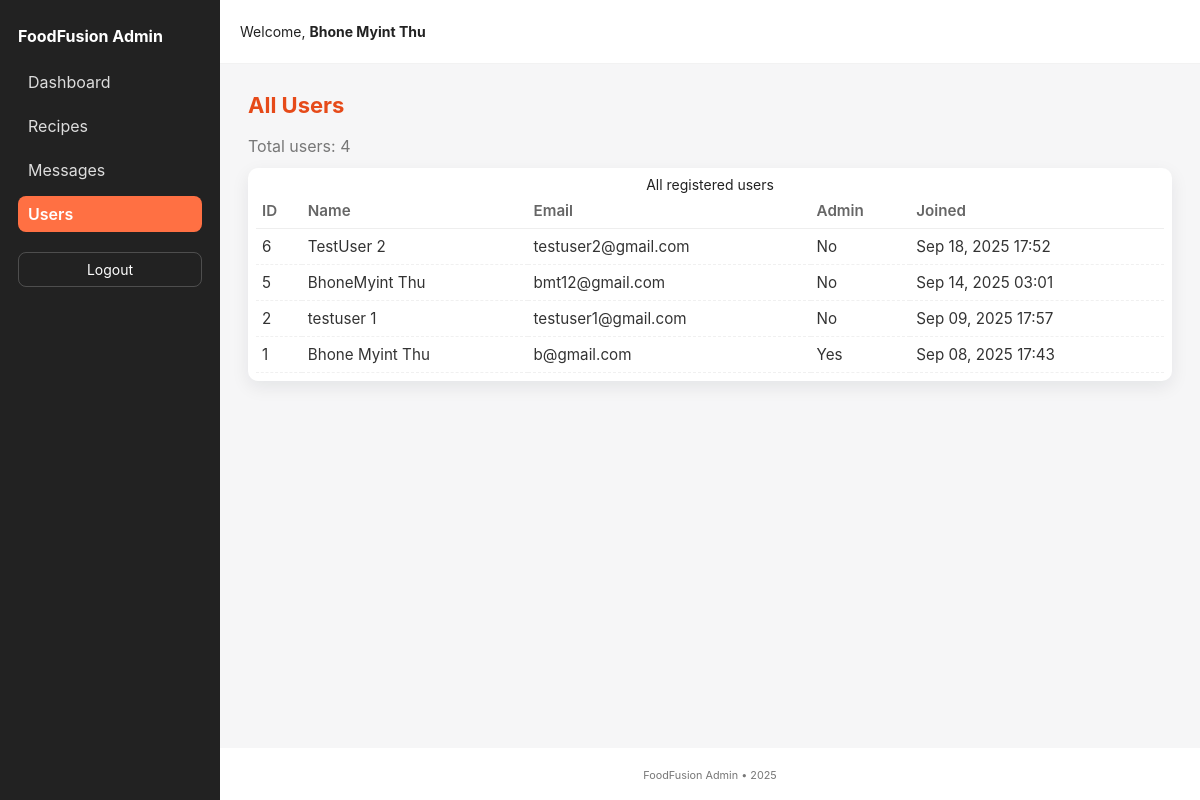
The page /admin/users.php (signed in) on the database its author committed.
### tables this page shows
CREATE TABLE `users` (
  `user_id` int(11) NOT NULL,
  `first_name` varchar(50) NOT NULL,
  `last_name` varchar(50) NOT NULL,
  `email` varchar(100) NOT NULL,
  `is_admin` tinyint(1) NOT NULL DEFAULT 0,
  `password_hash` varchar(255) NOT NULL,
  `profile_picture` varchar(255) DEFAULT 'default.png',
  `failed_attempts` int(11) DEFAULT 0,
  `lock_until` datetime DEFAULT NULL,
  `created_at` timestamp NOT NULL DEFAULT current_timestamp(),
  `updated_at` timestamp NOT NULL DEFAULT current_timestamp() ON UPDATE current_timestamp()
);

### admin/users.php (the view, shortened to what this page needs)
<?php
include '../includes/db_connect.php';
$user_id = (int)$_SESSION['user_id'];
$stmt = $conn->prepare("SELECT is_admin, first_name, last_name FROM users WHERE user_id = ?");
$stmt->bind_param("i", $user_id);
$stmt->execute();
$userRow = $stmt->get_result()->fetch_assoc();
$sql = "SELECT user_id, first_name, last_name, email, is_admin, created_at FROM users ORDER BY created_at DESC";
$result = $conn->query($sql);
function esc($s) {
    return htmlspecialchars($s ?? '', ENT_QUOTES, 'UTF-8');
}
function fmt_dt($ts) {
    $t = strtotime($ts);
    return date('M d, Y H:i', $t);
}
?>
<!doctype html>
<html lang="en">
<head>
  <link rel="stylesheet" href="../assets/css/admin_common.css">
  <link rel="stylesheet" href="../assets/css/admin_users.css">
</head>
<body class="admin-page">
  <?php include './admin_sidebar.php'; ?>
  <div class="admin-main">
    <?php include './admin_top_bar.php'; ?>
    <main class="admin-content" role="main">
      <h1 class="admin-heading">All Users</h1>
      <p class="meta">Total users: <?= esc($result ? $result->num_rows : 0) ?></p>
      <div class="table-wrap">
        <table class="table users-table" aria-describedby="users-desc">
          <caption id="users-desc" class="sr-only">All registered users</caption>
          <thead>
            <tr>
              <th>ID</th>
              <th>Name</th>
              <th>Email</th>
              <th>Admin</th>
              <th>Joined</th>
            </tr>
          </thead>
          <tbody>
            <?php if ($result && $result->num_rows > 0): ?>
              <?php while ($u = $result->fetch_assoc()): ?>
                <tr>
                  <td><?= (int)$u['user_id'] ?></td>
                  <td><?= esc(trim(($u['first_name'] ?? '') . ' ' . ($u['last_name'] ?? ''))) ?></td>
                  <td><?= esc($u['email'] ?? '') ?></td>
                  <td><?= (int)$u['is_admin'] ? 'Yes' : 'No' ?></td>
                  <td><?= esc(fmt_dt($u['created_at'])) ?></td>
                </tr>
              <?php endwhile; ?>
            <?php else: ?>
              <tr>
                <td colspan="5" class="empty">No users found.</td>
              </tr>
            <?php endif; ?>
          </tbody>
        </table>
      </div>
    </main>
    <?php include './admin_footer.php'; ?>
  </div>
</body>
</html>

### admin/admin_top_bar.php (shortened to what this page needs)
<header class="admin-topbar">
    <div class="topbar-right">
        <div class="admin-welcome">
            <span class="hello">Welcome,</span>
            <strong><?= htmlspecialchars($userRow['first_name'] . ' ' . $userRow['last_name']) ?></strong>
        </div>
    </div>
</header>

### assets/css/admin_common.css (style rules this page uses)
:root { --accent: #ff7043; --accent-dark: #e64a19; --bg: #f6f6f7; --muted: #777; --card: #fff; --max-width: 1200px; --radius: 10px; --shadow: 0 6px 18px rgba(16, 24, 40, 0.08); }
* { box-sizing: border-box; margin: 0; padding: 0; }
body.admin-page { font-family: Inter, "Segoe UI", Roboto, Arial, sans-serif; background: var(--bg); color: #222; -webkit-font-smoothing: antialiased; }
.admin-main { margin-left: 220px; min-height: 100vh; display: flex; flex-direction: column; transition: margin-left .25s; }
.admin-topbar { height: 64px; display: flex; align-items: center; justify-content: space-between; padding: 0 20px; background: #fff; border-bottom: 1px solid rgba(0, 0, 0, 0.05); }
.admin-welcome { font-size: 14px; }
.admin-content { padding: 28px; max-width: var(--max-width); width: 100%; margin: 0 auto; flex: 1; }
.admin-heading { margin-bottom: 18px; font-size: 22px; color: var(--accent-dark); }
.table { width: 100%; border-collapse: collapse; font-size: 14px; }
.table thead th { text-align: left; color: #666; padding: 8px 6px; border-bottom: 1px solid #eee; font-weight: 600; }
.table tbody td { padding: 8px 6px; border-bottom: 1px dashed #f0f0f0; color: #333; }

### assets/css/admin_users.css (style rules this page uses)
.table-wrap { background: var(--card); border-radius: var(--radius); box-shadow: var(--shadow); overflow-x: auto; padding: 8px; }
.users-table { width: 100%; border-collapse: collapse; }
.users-table th, .users-table td { padding: 10px 12px; border-bottom: 1px solid #f2f2f2; text-align: left; vertical-align: middle; font-size: 0.95rem; }
.users-table th { font-weight: 700; color: #444; }
.meta { margin-bottom: 12px; color: var(--muted); }

### rows shown on the page
users: first_name+last_name "Bhone Myint Thu", user_id "1", email "b@gmail.com", is_admin "Yes", created_at "Sep 08, 2025 17:43"
users: user_id "6", first_name+last_name "TestUser 2", email "testuser2@gmail.com", is_admin "No", created_at "Sep 18, 2025 17:52"
users: user_id "5", first_name+last_name "BhoneMyint Thu", email "bmt12@gmail.com", is_admin "No", created_at "Sep 14, 2025 03:01"
users: user_id "2", first_name+last_name "testuser 1", email "testuser1@gmail.com", is_admin "No", created_at "Sep 09, 2025 17:57"

### other values the page prints
$result ? $result->num_rows : 0 "4"
